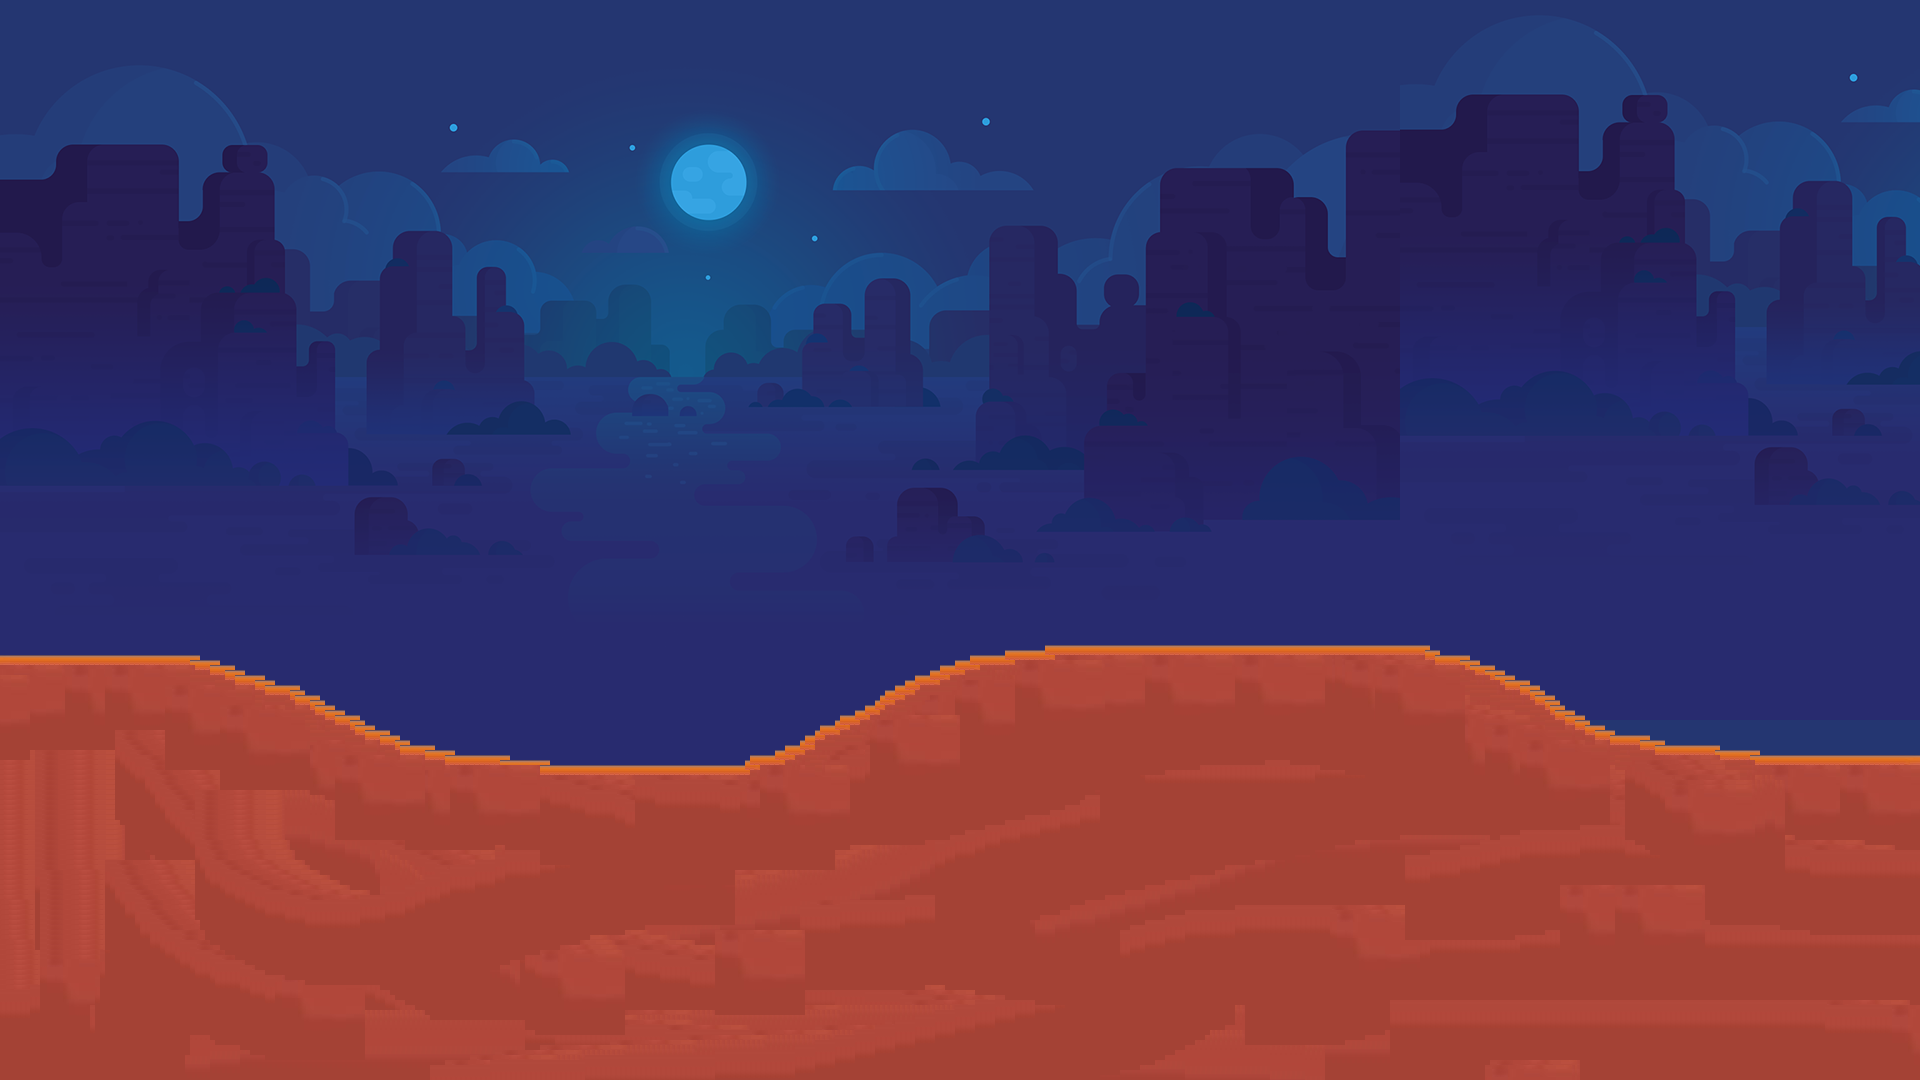

Rendered tile map (Tiled .tmx) drawn with the repository's tilesets; below, a short description and the map source with its tile grids summarised:
An orthogonal 384x216 tile map with 5x5 px tiles, 2 tile layers (Tile Layer 1, terrain), 2 tilesets and 1 object.

<map version="1.9" tiledversion="1.9.2" orientation="orthogonal" renderorder="right-down" width="384" height="216" tilewidth="5" tileheight="5" infinite="0" nextlayerid="5" nextobjectid="7">
 <tileset firstgid="1" source="background_tank_star.tsx" />
 <tileset firstgid="43961" source="terrain_tank_star.tsx" />
 <layer id="1" name="Tile Layer 1" width="384" height="216">
  <data>[82944 cells, 82944 non-empty, 43120 distinct tile ids]</data>
 </layer>
 <layer id="3" name="terrain" width="384" height="216">
  <data>[82944 cells, 29185 non-empty, 314 distinct tile ids]</data>
 </layer>
 <objectgroup id="4" name="ground">
  <object id="1" x="0.666667" y="656">
   <polygon points="0,0 198,0.666667 198,4 219.333,3.33333 220,8 234.667,8.66667 234.667,12.6667 244.667,12.6667 245.333,17.3333 262.667,17.3333 264,22.6667 272.667,23.3333 274.667,23.3333 274.667,28.6667 298,28 298,33.3333 304.667,33.3333 304.667,38.6667 319.333,38.6667 319.333,44 325.333,44.6667 325.333,46.6667 325.333,48.6667 334.667,48.6667 334.667,54 344.667,54 345.333,58 359.333,58.6667 359.333,63.3333 364,63.3333 364,68.6667 374,68.6667 374.667,74 389.333,74 389.333,78 400,78.6667 400,82 400,83.3333 409.333,83.3333 410,87.3333 434.667,87.3333 434.667,92.6667 453.333,94 454.667,98.6667 508.667,98 508.667,104 549.333,104 550,110 743.333,110 744,103.333 748,104 748,98 772,99.3333 774.667,99.3333 774.667,92.6667 784.667,93.3333 784.667,87.3333 798.667,87.3333 798.667,83.3333 803.333,84 804,84 804.667,79.3333 813.333,79.3333 814,74 818,74 818.667,68.6667 834,68.6667 833.333,68.6667 834,62.6667 838.667,62.6667 838.667,58 854,58.6667 854,53.3333 863.333,54 863.333,48 873.333,48 874,43.3333 878.667,43.3333 879.333,38 883.333,38.6667 884,33.3333 894,34 894,28 904.667,28 904.667,23.3333 915.333,23.3333 915.333,18.6667 927.333,19.3333 928,13.3333 938,13.3333 938,8.66667 953.333,8.66667 954,3.33333 968,3.33333 968,-2 1002.67,-0.666667 1002.67,-6.66667 1044,-6.66667 1044,-10.6667 1430,-12 1430.67,-6.66667 1438.67,-6 1440,0 1468,-0.666667 1468.67,4 1480.67,4 1481.33,8 1494,8.66667 1496,8.66667 1496,14 1505.33,14 1506,18 1516,18 1516,23.3333 1530,23.3333 1530,30 1538.67,30 1538.67,33.3333 1544.67,34 1544.67,39.3333 1555.33,39.3333 1555.33,43.3333 1560,43.3333 1560,48.6667 1564.67,48.6667 1565.33,53.3333 1574.67,53.3333 1576,54 1576,58.6667 1585.33,58.6667 1585.33,64 1590,64 1590,68.6667 1606,68 1606,73.3333 1614.67,73.3333 1615.33,78.6667 1650,78.6667 1650,84 1666.67,84 1666.67,88 1720,89.3333 1720,94 1759.33,93.3333 1762,99.3333 1919.33,99.3333 1919.33,420 1919.33,422.667 0,423.333" />
  </object>
 </objectgroup>
</map>